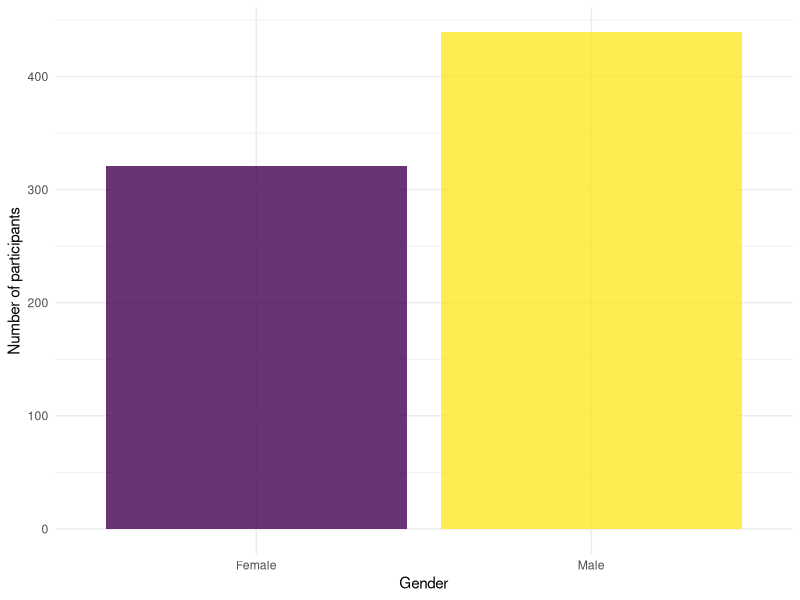
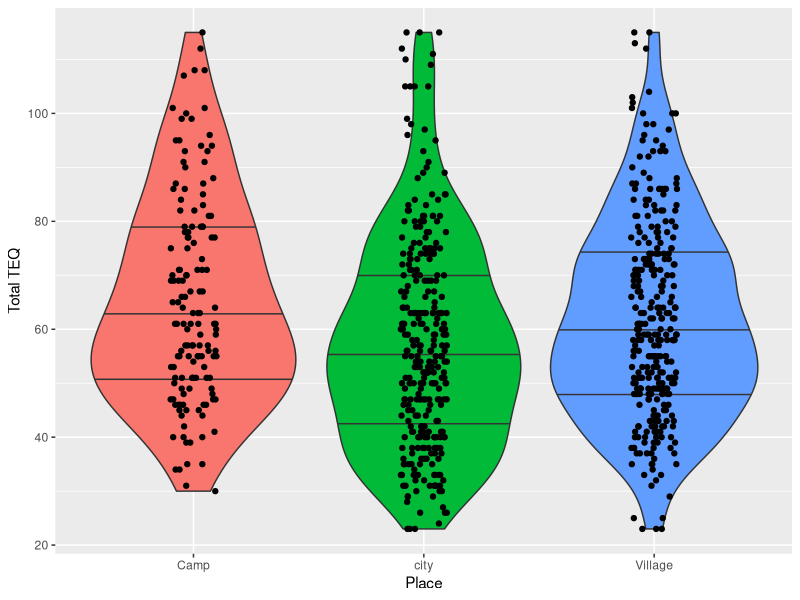

These charts were generated, in order, by the following R code:
## ---- chunk 1
library(tidyverse)
data <- read_csv("networkdataset.csv")
## ---- chunk 2
# we are telling R we want to plot dat, we are letting R know Gender 
# is a factor on our x axis and we want to fill with colour
ggplot(data, aes(x = as.factor(Gender), fill = as.factor(Gender))) +
  # we are choosing a bar plot
  geom_bar(show.legend = FALSE, alpha = .8) +
  # we are naming the x scale
  scale_x_discrete(name = "Gender") +
  # we are chosing a colour scheme from pre-exising options
  scale_fill_viridis_d(option = "D") +
  # we are naming the y scale
  scale_y_continuous(name = "Number of participants")+
  # we are chosing a theme from pre-existing options
  theme_minimal()
## ---- chunk 3

total_TEQ <- data %>%
select(., TEQ1:TEQ23, Pcode, Place) %>%
gather("var", "score", -Pcode, -Place) %>%
group_by(Pcode, Place) %>%
summarise(tot_TEQ = sum(score))

## ---- chunk 4
ggplot(total_TEQ, aes(x = as.factor(Place), fill = as.factor(Place), y = tot_TEQ)) + geom_violin(show.legend = FALSE, trim = TRUE, draw_quantiles = c(0.25, 0.5, 0.75)) + 
geom_jitter(height = 0, width = 0.1, show.legend = FALSE) +
  scale_y_continuous(name = "Total TEQ") +
  scale_x_discrete(name = "Place")
